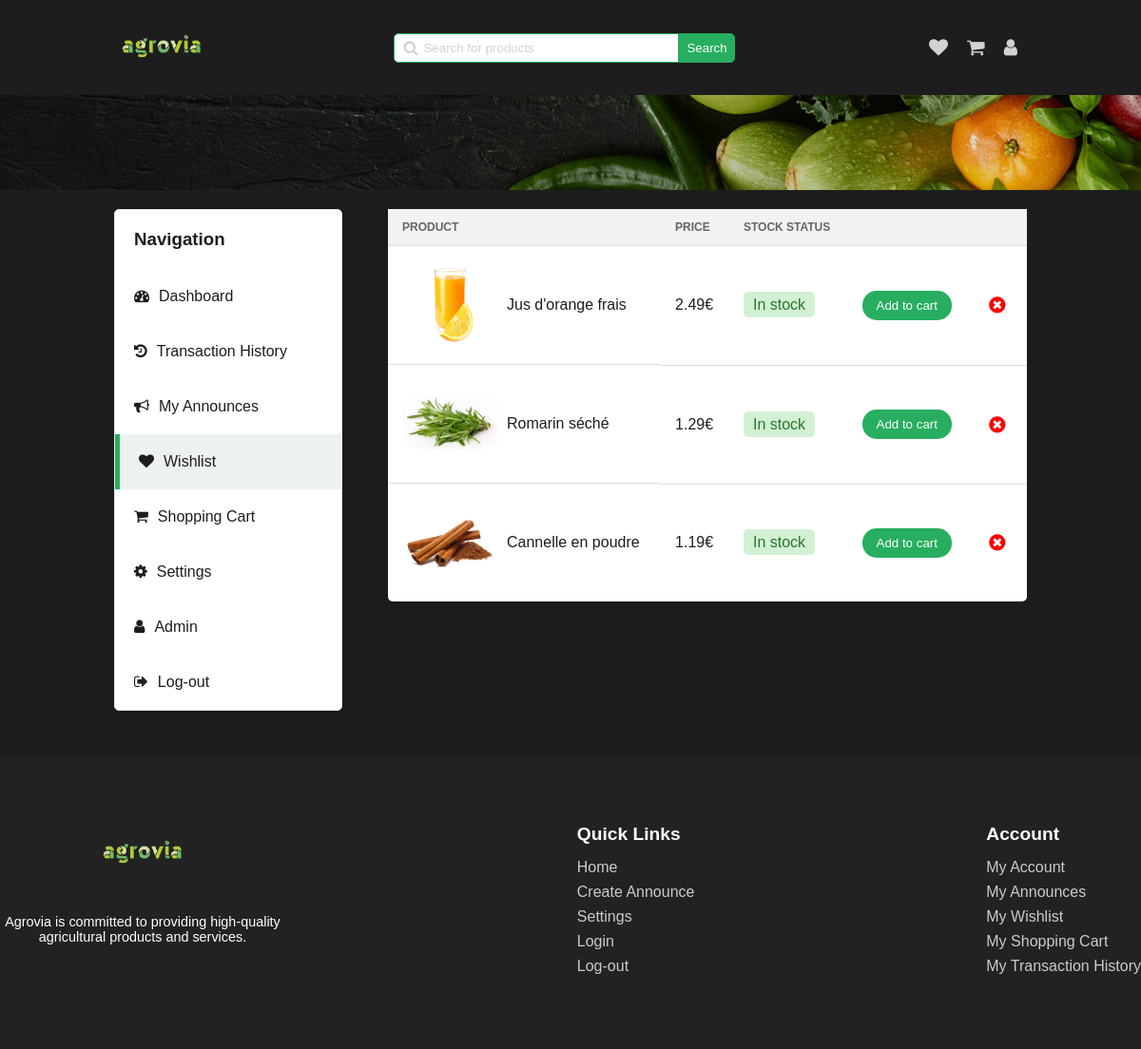
The page /pages/wishlist.php (signed in) on the database its author committed.
### tables this page shows
CREATE TABLE Announce (
  id INTEGER PRIMARY KEY,
  id_category INTEGER,
  image TEXT,
  title TEXT,
  description TEXT,
  price FLOAT,
  quantity INTEGER,
  rating INTEGER,
  out_of_stock BOOLEAN,
  FOREIGN KEY (id_category) REFERENCES Category(id)
);

### php/user.php (called while the page is built, shortened)
<?php
require '../php/pdo.php';
function get_user_by_id($id_user)
{
    global $pdo;
    try {
        $query = "SELECT * FROM User WHERE id = :id_user";
        $stmt = $pdo->prepare($query);
        $stmt->bindParam(':id_user', $id_user);
        $stmt->execute();
        $user = $stmt->fetch(PDO::FETCH_ASSOC);
        return $user;
    } catch (PDOException $e) {
        echo $e->getMessage();
    }
}

### php/announce.php (called while the page is built, shortened)
<?php
require '../php/pdo.php';
function get_wishlist_by_user_id($user_id)
{
    global $pdo;
    $query = "SELECT Announce.*
              FROM Announce
              WHERE Announce.id IN (
                  SELECT announce_id FROM UserSaved
                  WHERE user_id = :user_id
                  AND is_in_favourite = 1
              )";
    $stmt = $pdo->prepare($query);
    $stmt->bindParam(':user_id', $user_id);
    $stmt->execute();
    $wishlist = $stmt->fetchAll(PDO::FETCH_ASSOC);
    return $wishlist;
}
?>

### pages/wishlist.php (the view, shortened to what this page needs)
<!DOCTYPE html>
<html lang="en">
<head>
    <link rel="stylesheet" href="../styles/alert.css">
    <link rel="stylesheet" href="../styles/dashboard.css" onload="load_theme()">
    <link rel="stylesheet" href="../styles/main-header.css">
    <link rel="stylesheet" href="../styles/footer.css">
    <link rel="stylesheet" href="../styles/wishlist.css">
    <link rel="stylesheet" href="https://cdnjs.cloudflare.com/ajax/libs/font-awesome/4.7.0/css/font-awesome.min.css">
</head>
<body>
    <header>
        <a href="../pages/home.php"><img id="logo" src="../assets/logo/agrovia-green.png" alt="logo"></a>
        <div class="search-bar">
            <span>
                <i class="fa fa-search"></i>
                <input type="text" name="search" id="search" placeholder="Search for products"
                    onkeydown="if(event.keyCode === 13) search()">
            </span>
            <button onclick="search()">Search</button>
        </div>
        <div class="user">
            <a href="../pages/wishlist.php">
                <i class="fa fa-heart"></i>
            </a>
            <a href="../pages/shopping-cart.php">
                <i class="fa fa-shopping-cart"></i>
            </a>
            <a href="../pages/dashboard.php">
                <i class="fa fa-user"></i>
            </a>
        </div>
    </header>
    <div class="separator-background"></div>
    <?php
    require "../php/user.php";
    require "../php/announce.php";
    $user = get_user_by_id($_SESSION['user_id']);
    $wishlist_announce = get_wishlist_by_user_id($_SESSION['user_id']);
    ?>
    <div class="main-container">
        <section class="navigation">
            <h3>Navigation</h3>
            <a href="../pages/dashboard.php">
                <i class="fa fa-tachometer" aria-hidden="true"></i>
                <span>Dashboard</span>
            </a>
            <a href="../pages/transaction-history.php">
                <i class="fa fa-history"></i>
                <span>Transaction History</span>
            </a>
            <a href="../pages/my-announces.php">
                <i class="fa fa-bullhorn"></i>
                <span>My Announces</span>
            </a>
            <a href="../pages/wishlist.php" class="active">
                <i class="fa fa-heart"></i>
                <span>Wishlist</span>
            </a>
            <a href="../pages/shopping-cart.php">
                <i class="fa fa-shopping-cart"></i>
                <span>Shopping Cart</span>
            </a>
            <a href="../pages/settings.php">
                <i class="fa fa-gear"></i>
                <span>Settings</span>
            </a>
            <?php
            if ($user['is_admin']) {
                echo '<a href="../pages/admin.php"><i class="fa fa-user"></i><span>Admin</span></a>';
            }
            ?>
            <a href="../php/log-out.php">
                <i class="fa fa-sign-out"></i>
                Log-out
            </a>
        </section>
        <section class="tab-content wishlist-section">
            <table>
                <tr>
                    <th>Product</th>
                    <th>Price</th>
                    <th>Stock Status</th>
                    <th></th>
                    <th></th>
                </tr>
                <?php foreach ($wishlist_announce as $item): ?>
                    <tr id="wishlist-item-<?php echo $item['id']; ?>">
                        <td class="product">
                            <img src="<?php echo $item['image']; ?>" alt="product">
                            <span><?php echo $item['title']; ?></span>
                        </td>
                        <td><?php echo $item['price']; ?>€</td>
                        <td class="stock-status">
                            <span
                                class="stock-status <?php echo $item['out_of_stock'] == 0 ? 'in-stock' : 'out-of-stock'; ?>">
                                <?php
                                if ($item['out_of_stock'] == 0) {
                                    echo 'In stock';
                                } else {
                                    echo 'Out of stock';
                                }
                                ?>
                            </span>
                        </td>
                        <td>
                            <?php if ($item['out_of_stock'] == 0): ?>
                                <button class="cart-btn" onclick="move_announce_to_cart(<?php echo $item['id']; ?>)">
                                    Add to cart
                                </button>
                            <?php else: ?>
                                <button class="cart-btn out-of-stock">
                                    Out of stock
                                </button>
                            <?php endif; ?>
                        </td>
                        <td>
                            <button class="delete-btn" onclick="delete_wishlist_item(<?php echo $item['id']; ?>)">
                                <i class="fa fa-times-circle" aria-hidden="true"></i>
                            </button>
                        </td>
                    </tr>
                <?php endforeach; ?>
            </table>
        </section>
    </div>
    <div class="footer">
        <div class="footer-content">
            <div class="footer-logo">
                <a href="../pages/home.php"><img src="../assets/logo/agrovia-green.png" alt="Agrovia logo"></a>
                <p>Agrovia is committed to providing high-quality agricultural products and services.</p>
            </div>
            <div class="footer-section">
                <h3>Quick Links</h3>
                <a href="../pages/home.php">Home</a>
                <a href="../pages/create-announce.php">Create Announce</a>
                <a href="../pages/settings.php">Settings</a>
                <a href="../pages/login.php">Login</a>
                <a href="../php/log-out.php">Log-out</a>
            </div>
            <div class="footer-section">
                <h3>Account</h3>
                <a href="../pages/dashboard.php">My Account</a>
                <a href="../pages/my-announces.php">My Announces</a>
                <a href="../pages/wishlist.php">My Wishlist</a>
                <a href="../pages/shopping-cart.php">My Shopping Cart</a>
                <a href="../pages/transaction-history.php">My Transaction History</a>
            </div>
        </div>
    </div>
</body>
</html>

### styles/dashboard.css (style rules this page uses)
.main-container { margin-top: 120px; display: flex; justify-content: space-between; color: var(--dark); }
.main-container .navigation { display: flex; justify-content: flex-start; flex-direction: column; background-color: var(--white); width: 25%; border-radius: 5px; height: max-content; box-shadow: 0 0 10px rgba(0, 0, 0, 0.1); border: 1px solid var(--light-stroke); }
.main-container .navigation h3 { padding: 20px; margin: 0; color: var(--dark); }
.main-container .navigation a { padding: 20px; display: flex; justify-content: flex-start; text-decoration: none; color: var(--dark); }
.main-container .navigation a.active { background-color: var(--light-hover-green); border-left: 5px solid var(--secondary); }
.main-container .navigation a i { margin-right: 10px; }

### styles/main-header.css (style rules this page uses)
header { display: flex; justify-content: space-between; align-items: center; }
header a img { width: 100px; }
header .search-bar { display: flex; align-items: center; }
header .search-bar span { display: flex; align-items: center; position: relative; }
header .search-bar span i { position: absolute; left: 10px; color: var(--text); }
header .search-bar span input { padding: 7px; border: 1px solid var(--secondary); border-radius: 5px 0 0 5px; padding-left: 30px; min-width: 300px; }
header .search-bar span input::placeholder { color: var(--text); position: absolute; left: 30px; }
header .search-bar button { padding: 7px; border-radius: 0 5px 5px 0; background-color: var(--secondary); color: var(--white); border: 1px solid var(--secondary); cursor: pointer; }
header .user { display: flex; align-items: center; }
header .user a { text-decoration: none; padding: 10px; }
header .user a i { font-size: 20px; color: var(--text); }
.separator-background { background-image: url("../assets/backgrounds/separator-background.png"); background-size: cover; background-position: center; background-repeat: no-repeat; width: 100%; height: 100px; position: absolute; left: 0; }

### styles/footer.css (style rules this page uses)
.footer { background-color: #222; color: #fff; padding: 50px 0; position: absolute; left: 0; width: 100%; margin-top: 50px; }
.footer-content { display: flex; align-items: flex-start; flex-wrap: wrap; max-width: 1200px; margin: 0 auto; justify-content: space-between; }
.footer-logo { display: flex; flex-direction: column; align-items: center; width: 25%; }
.footer-logo img { width: 150px; height: auto; }
.footer-logo p { font-size: 0.9rem; text-align: center; }
.footer-section { margin-bottom: 20px; }
.footer-section h3 { font-size: 1.2rem; margin-bottom: 15px; }
.footer-section a { display: block; color: #ccc; text-decoration: none; margin-bottom: 8px; transition: color 0.3s ease; }

### styles/wishlist.css (style rules this page uses)
.tab-content { background-color: transparent; width: 70%; padding: 0; display: flex; align-items: flex-end; flex-direction: column; }
.tab-content table { border-radius: 5px; border: none; width: 100%; border-collapse: collapse; background-color: var(--white); margin-bottom: 22px; box-shadow: 0 0 10px rgba(0, 0, 0, 0.1); }
table tr:last-child td { border-bottom: none; }
table { width: 100%; border-collapse: collapse; border-spacing: 0; border: 1px solid var(--light-stroke); }
th, td { padding: 12px 15px; text-align: left; border-bottom: 1px solid #ddd; }
td { color: var(--dark); font-weight: 500; }
td.product { display: flex; align-items: center; }
td.stock-status .in-stock { color: rgba(44, 116, 47, 1); padding: 5px 10px; background-color: rgba(32, 181, 38, 0.2); border-radius: 5px; }
td.product span { margin-left: 10px; }
th { background-color: #f2f2f2; color: #666; text-transform: uppercase; font-size: 12px; }
img { max-width: 100px; height: auto; display: block; }
.cart-btn { padding: 8px 15px; background-color: var(--secondary); color: #fff; border: none; border-radius: 15px; cursor: pointer; transition: background-color 0.3s ease; }
.delete-btn { background-color: transparent; outline: none; border: none; color: var(--error); cursor: pointer; }
.delete-btn i { font-size: 20px; }

### rows shown on the page
announce: image (picture), title "Jus d'orange frais", price "2.49", out_of_stock "In stock"
announce: image (picture), title "Romarin séché", price "1.29", out_of_stock "In stock"
announce: image (picture), title "Cannelle en poudre", price "1.19", out_of_stock "In stock"
